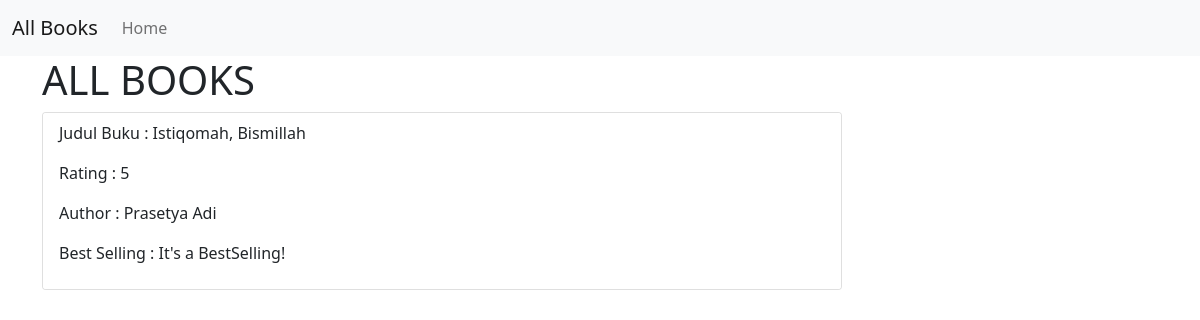
/data/istiqomah-bismillah, run on the app's committed database.
### data_model/models.py (models this page shows, shortened)
class Book(models.Model):
    title = models.CharField(max_length=50)
    rating = models.IntegerField(
        validators=[MinValueValidator(1), MaxValueValidator(5)])
    author = models.CharField(null=True, max_length=100)
    is_bestselling = models.BooleanField(default=False)
    slug = models.SlugField(default="", blank=True,
                            null=False, editable=False, db_index=True)

### data_model/views.py (the view)
# urls.py: path("<slug>", views.databooks, name='DataBooks'),
def databooks(request, slug):
    a_book = get_object_or_404(Book, slug=slug)
    context = {
        'a_book': a_book
    }
    return render(request, 'data_model/book_detail.html', context)

### data_model/templates/data_model/book_detail.html (shortened to what this page needs)
{% extends 'data_model/base.html' %}
{% block Header %} ALL BOOKS {% endblock Header %}
{% block content %}
<div class="card mt-10" style="width: 50rem;">
    <ul class="list-group list-group-flush">
        <li class="list-group-item">
            <p>Judul Buku : {{ a_book.title }}</p>
            <p>Rating : {{ a_book.rating }}</p>
            <p>Author : {{ a_book.author }}</p>
            <p>Best Selling :
                {% if a_book.is_bestselling %}
                It's a BestSelling!
                {% else %}
                It's not a BestSelling.
                {% endif %}
            </p>
        </li>
    </ul>
</div>
{% endblock content %}

### data on the page
Book: title "Istiqomah, Bismillah", rating "5", author "Prasetya Adi"
